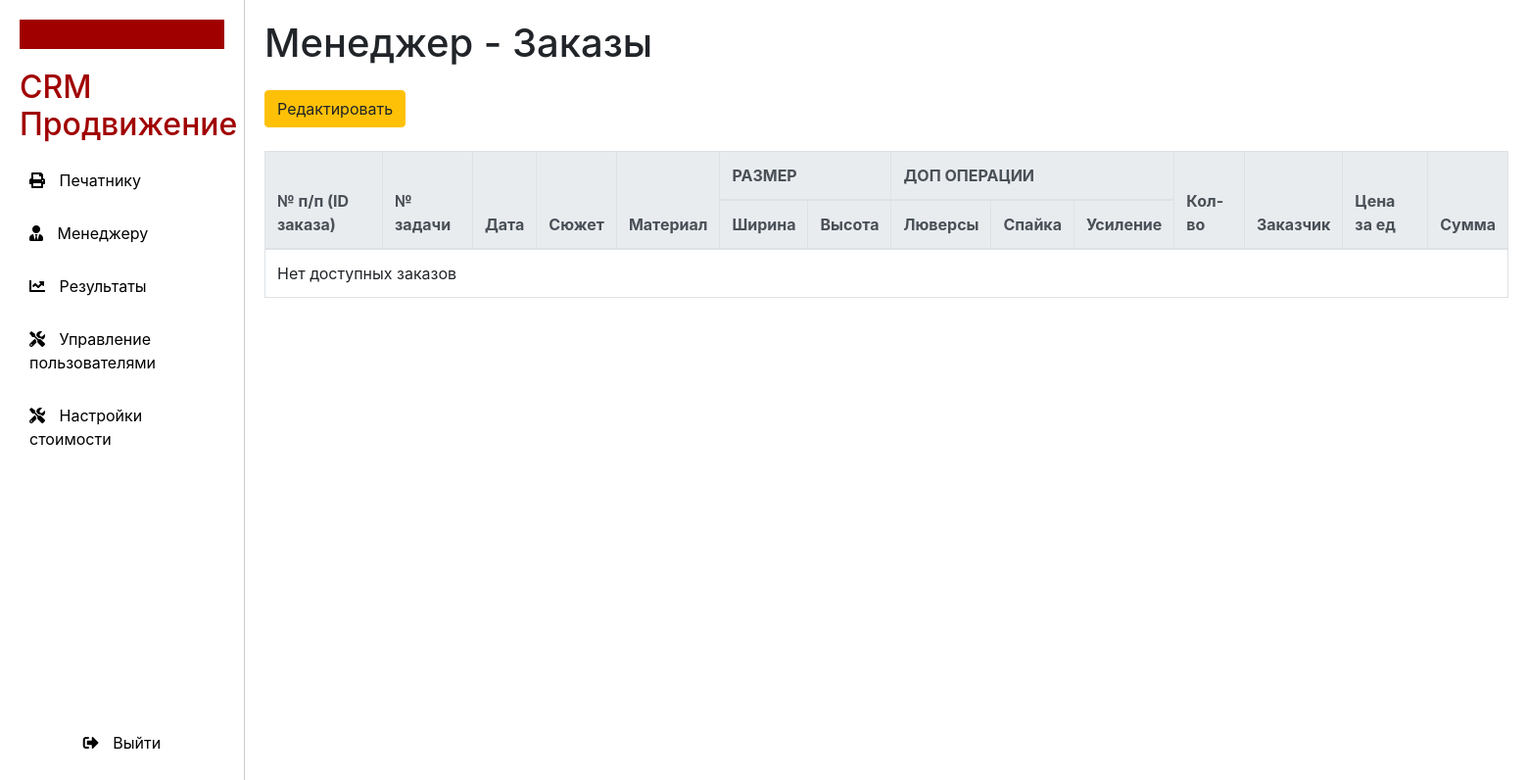
Page /manager (signed in) on the earlier database version.
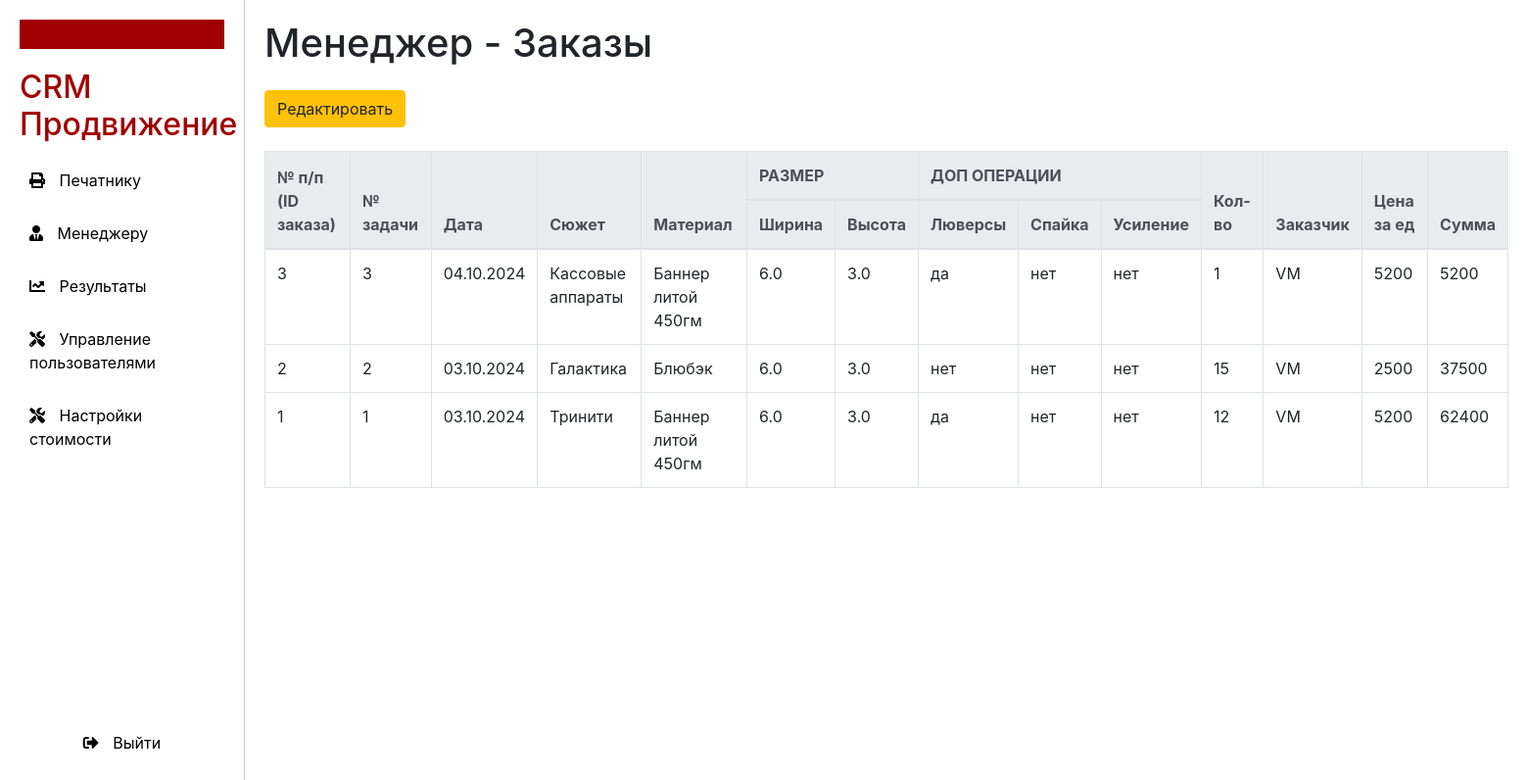
Same page on the later database version.
### models.py (models this page shows)
class Order(Base):
    __tablename__ = 'orders'
    id = Column(Integer, primary_key=True, autoincrement=True)
    task_number = Column(Integer, nullable=False)
    date = Column(Date, nullable=False)
    subject = Column(String, nullable=False)
    material = Column(String, nullable=False)
    quantity = Column(Integer, nullable=False)
    performer = Column(String, nullable=False)
    print_width = Column(Float, nullable=False)
    print_height = Column(Float, nullable=False)
    canvas_width = Column(Float, nullable=False)
    canvas_length = Column(Float, nullable=False)
    eyelets = Column(String, nullable=False)
    spike = Column(String, nullable=False)
    reinforcement = Column(String, nullable=False)
    customer = Column(String, nullable=True)
    price_per_unit = Column(Integer, nullable=True)
    total_amount = Column(Integer, nullable=True)
    result: Mapped["Result"] = relationship(back_populates="order")

### main.py (the view)
@app.get("/manager", response_class=HTMLResponse)
def manager_page(request: Request,
                 db: Session = Depends(get_db),
                 current_user: User = Depends(get_current_user)
                 ):
    check_role_access(current_user, {Role.manager, Role.superuser, Role.admin})
    orders = db.query(Order).order_by(Order.id.desc()).all()
    return templates.TemplateResponse("manager.html",
                                      {"request": request,
                                       "user": current_user,
                                       "role": current_user.role.value,
                                       "orders": orders, }
                                      )

### templates/manager.html (shortened to what this page needs)
{% extends "layout.html" %}
{% block manager %}
<div class="content">
    <h1>Менеджер - Заказы</h1>
    <table class="table table-bordered mt-4">
        <button class="btn btn-warning mt-3 edit-btn"
                data-toggle="modal" data-target="#orderModal">Редактировать
        </button>
        <thead class="thead-light">
        <tr>
            <th rowspan="2">№ п/п (ID заказа)</th>
            <th rowspan="2">№ задачи</th>
            <th rowspan="2">Дата</th>
            <th rowspan="2">Сюжет</th>
            <th rowspan="2">Материал</th>
            <th colspan="2">РАЗМЕР</th>
            <th colspan="3">ДОП ОПЕРАЦИИ</th>
            <th rowspan="2">Кол-во</th>
            <th rowspan="2">Заказчик</th>
            <th rowspan="2">Цена за ед</th>
            <th rowspan="2">Сумма</th>
        </tr>
        <tr>
            <th>Ширина</th>
            <th>Высота</th>
            <th>Люверсы</th>
            <th>Спайка</th>
            <th>Усиление</th>
        </tr>
        </thead>
        {% if orders %}
        <tbody>
        {% for order in orders %}
        <tr>
            <td>{{ order.id }}</td>
            <td>{{ order.task_number }}</td>
            <td>{{ order.date.strftime("%d.%m.%Y") }}</td>
            <td>{{ order.subject }}</td>
            <td>{{ order.material }}</td>
            <td>{{ order.print_width }}</td>
            <td>{{ order.print_height }}</td>
            <td>{{ order.eyelets }}</td>
            <td>{{ order.spike }}</td>
            <td>{{ order.reinforcement }}</td>
            <td>{{ order.quantity }}</td>
            <td>{{ order.customer }}</td>
            <td>{{ order.price_per_unit }}</td>
            <td>{{ order.total_amount }}</td>
        </tr>
        {% endfor %}
        </tbody>
        {% else %}
        <tr>
            <td colspan="14">Нет доступных заказов</td>
        </tr>
        {% endif %}
    </table>
</div>
{% endblock %}

Differences in the rows shown:
added Order: id "3", task_number "3", date "04.10.2024", subject "Кассовые аппараты", material "Баннер литой 450гм", print_width "6.0", print_height "3.0", eyelets "да", spike "нет", reinforcement "нет", quantity "1", customer "VM", price_per_unit "5200", total_amount "5200"
added Order: id "2", task_number "2", date "03.10.2024", subject "Галактика", material "Блюбэк", print_width "6.0", print_height "3.0", eyelets "нет", spike "нет", reinforcement "нет", quantity "15", customer "VM", price_per_unit "2500", total_amount "37500"
added Order: id "1", task_number "1", date "03.10.2024", subject "Тринити", material "Баннер литой 450гм", print_width "6.0", print_height "3.0", eyelets "да", spike "нет", reinforcement "нет", quantity "12", customer "VM", price_per_unit "5200", total_amount "62400"
Other differences:
text no longer shown: "Нет доступных заказов"
